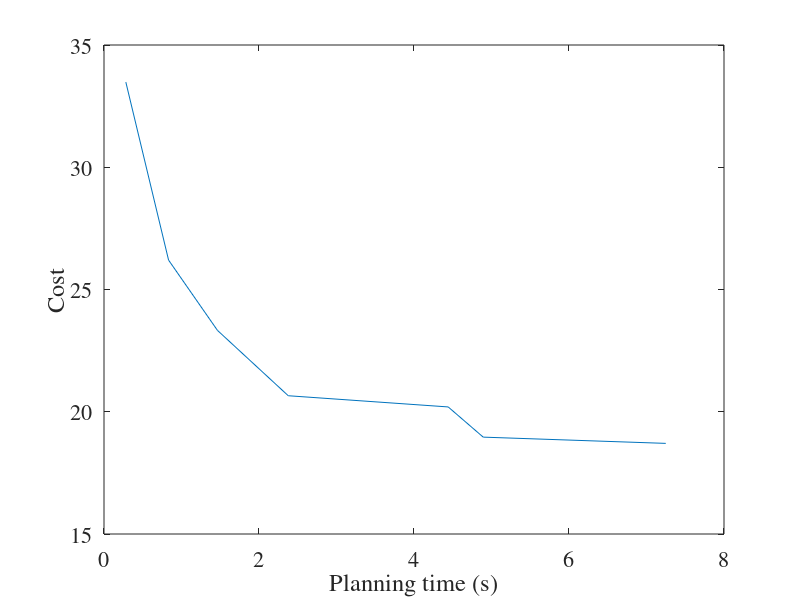

Write the MATLAB code that produced this figure.
% node_mun = 0;
% for i = 1:size(BeliefNodes,1)
%     node_mun = node_mun + size(BeliefNodes{i},2);
% end

x = [40 80 100 150 200 250 300];
y = [0.1194 0.0012 0.1610; 0.4890 0.0027 0.3416; 0.7449 0.0029 0.7160;...
    1.6214 0.0039 0.7521; 2.7543 0.0050 1.6818; 4.1218 0.0072 0.7602; 6.2581 0.0129 0.9776];
totaltime = [0.2816 0.8332 1.4639 2.3775 4.4411 4.8931 7.2486];
cost = [33.4835 26.2024 23.3283 20.6551 20.1970 18.9619 18.7065];

% bar(x,y)
% xlabel('Graph size');
% ylabel('time(s)')
% set(gca,'FontSize',16,'FontName','Times');

figure
plot(totaltime, cost)
xlabel('Planning time (s)');
ylabel('Cost')
set(gca,'FontSize',16,'FontName','Times');
